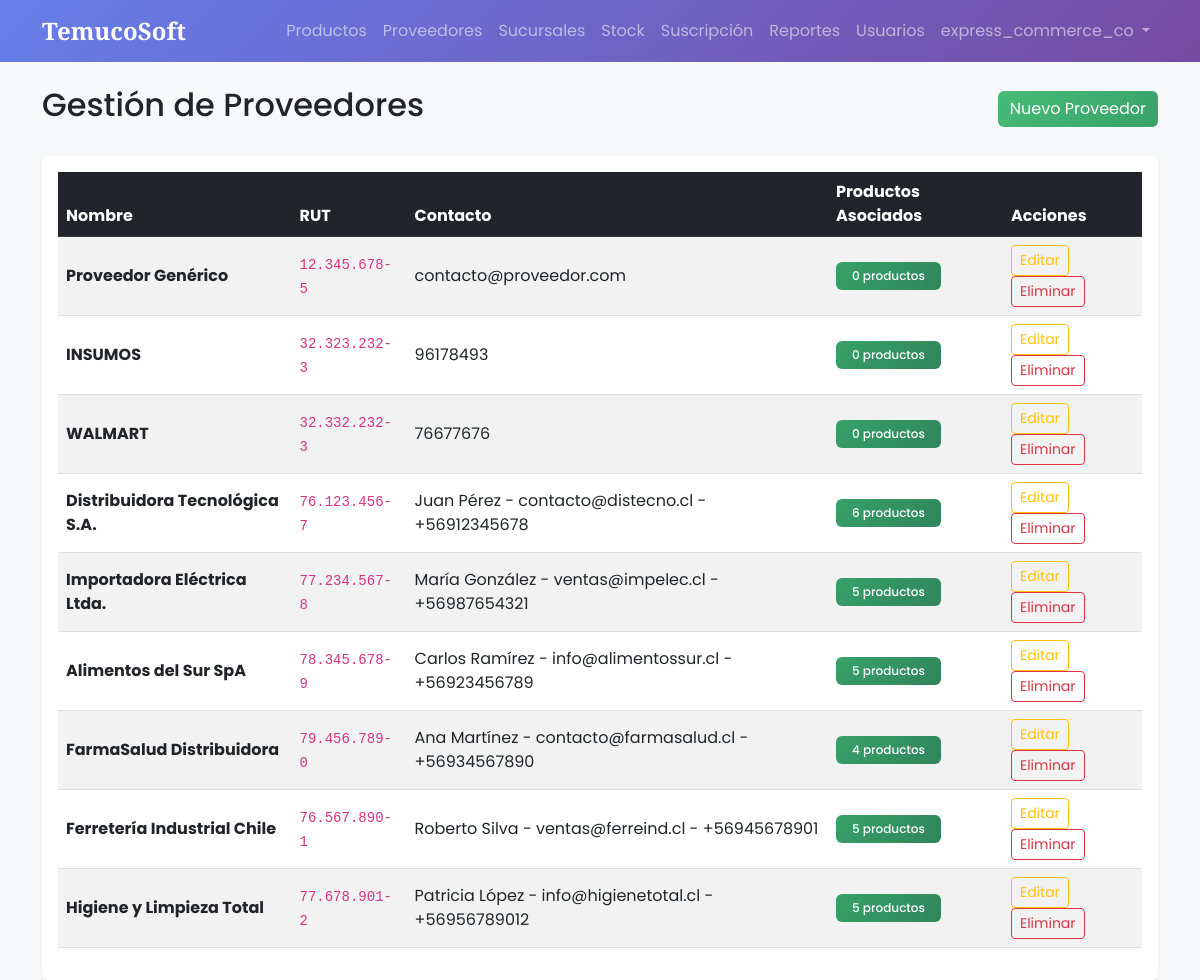
Page /suppliers/ (signed in) on the committed database.
### core/models.py (models this page shows, shortened)
class User(AbstractUser):
    ROLES = (
        ('super_admin', 'Super Admin (TemucoSoft)'),
        ('admin_cliente', 'Admin Cliente'),
        ('gerente', 'Gerente'),
        ('vendedor', 'Vendedor'),
        ('cliente_final', 'Cliente Final'),
    )
    rut = models.CharField(
        max_length=12,
        blank=True,
        null=True,
        validators=[validar_rut],
        help_text="Formato: 12.345.678-9 o 12345678-9"
    )
    role = models.CharField(max_length=20, choices=ROLES, default='cliente_final')
    company = models.CharField(max_length=100, blank=True, null=True)
    created_at = models.DateTimeField(auto_now_add=True)

class Supplier(models.Model):
    name = models.CharField(max_length=100)
    rut = models.CharField(max_length=12, validators=[validar_rut])
    contact = models.CharField(max_length=100)

### core/views.py (the view)
# urls.py: path('suppliers/', supplier_list_view, name='supplier_list'),
@login_required
def supplier_list_view(request):
    if request.user.role not in ['gerente', 'admin_cliente', 'super_admin']:
        messages.error(request, "No tiene permisos para ver proveedores.")
        return redirect('home')
    suppliers = Supplier.objects.all().prefetch_related('products')
    return render(request, 'core/supplier_list.html', {'suppliers': suppliers})

### core/templates/core/supplier_list.html (shortened to what this page needs)
{% extends 'core/base.html' %}
{% block content %}
<div class="d-flex justify-content-between align-items-center mb-4">
    <h2>Gestión de Proveedores</h2>
    <a href="{% url 'supplier_create' %}" class="btn btn-success">
         Nuevo Proveedor
    </a>
</div>
<div class="card shadow-sm">
    <div class="card-body">
        <div class="table-responsive">
            <table class="table table-hover table-striped align-middle">
                <thead class="table-dark">
                    <tr>
                        <th>Nombre</th>
                        <th>RUT</th>
                        <th>Contacto</th>
                        <th>Productos Asociados</th>
                        <th>Acciones</th>
                    </tr>
                </thead>
                <tbody>
                    {% for supplier in suppliers %}
                    <tr>
                        <td><strong>{{ supplier.name }}</strong></td>
                        <td><code>{{ supplier.rut }}</code></td>
                        <td>{{ supplier.contact|default:'-' }}</td>
                        <td>
                            <span class="badge bg-info">{{ supplier.products.count }} productos</span>
                        </td>
                        <td>
                            <a href="{% url 'supplier_edit' supplier.id %}" class="btn btn-sm btn-outline-warning">Editar</a>
                            <a href="{% url 'supplier_delete' supplier.id %}" class="btn btn-sm btn-outline-danger">Eliminar</a>
                        </td>
                    </tr>
                    {% empty %}
                    <tr>
                        <td colspan="5" class="text-center py-4">No hay proveedores registrados.</td>
                    </tr>
                    {% endfor %}
                </tbody>
            </table>
        </div>
    </div>
</div>
{% endblock %}

### core/templates/core/base.html (shortened to what this page needs)
<!DOCTYPE html>
<html lang="es">
<head>
    <link href="https://cdn.jsdelivr.net/npm/bootstrap@5.3.0/dist/css/bootstrap.min.css" rel="stylesheet">
</head>
<body>
    <nav class="navbar navbar-expand-lg navbar-dark navbar-custom mb-4">
        <div class="container">
            <a class="navbar-brand" href="/">TemucoSoft</a>
            <div class="collapse navbar-collapse" id="navbarNav">
                <ul class="navbar-nav ms-auto">
                    {% if request.user.is_authenticated %}
                        {% if request.user.role == 'admin_cliente' or request.user.role == 'super_admin' %}
                            <li class="nav-item"><a class="nav-link" href="{% url 'product_list' %}">Productos</a></li>
                            <li class="nav-item"><a class="nav-link" href="{% url 'supplier_list' %}">Proveedores</a></li>
                            <li class="nav-item"><a class="nav-link" href="{% url 'branch_list' %}">Sucursales</a></li>
                            <li class="nav-item"><a class="nav-link" href="{% url 'inventory' %}">Stock</a></li>
                            <li class="nav-item"><a class="nav-link" href="{% url 'subscription' %}">Suscripción</a></li>
                            <li class="nav-item"><a class="nav-link" href="{% url 'reports' %}">Reportes</a></li>
                            <li class="nav-item"><a class="nav-link" href="{% url 'user_list' %}">Usuarios</a></li>
                        {% endif %}
                        <li class="nav-item dropdown">
                            <a class="nav-link dropdown-toggle" href="#" role="button" data-bs-toggle="dropdown">
                                {{ request.user.username }}
                            </a>
                        </li>
                    {% else %}
                        <li class="nav-item"><a class="nav-link" href="{% url 'login' %}">Iniciar Sesión</a></li>
                    {% endif %}
                </ul>
            </div>
        </div>
    </nav>
    <div class="container">
        {% block content %}
        {% endblock %}
    </div>
</body>
</html>

### core/templates/core/base.html (style rules this page uses)
body { font-family: 'Poppins', sans-serif; background-color: #f8f9fa; }
.navbar-brand { font-family: 'Playfair Display', serif; font-weight: 700; font-size: 1.5rem; }
.navbar-custom { background: linear-gradient(135deg, #667eea 0%, #764ba2 100%); }
.card { transition: transform 0.2s, box-shadow 0.2s; border: none; box-shadow: 0 2px 8px rgba(0,0,0,0.08); }
.bg-info { background: linear-gradient(135deg, #38A169 0%, #2F855A 100%) !important; }
.btn-success { background: linear-gradient(135deg, #48BB78 0%, #38A169 100%); border: none; }
.badge { padding: 0.5rem 1rem; font-weight: 500; }

### rows in the picture
User: user.username "express_commerce_co"
Supplier: name "Proveedor Genérico", rut "12.345.678-5", contact "contacto@proveedor.com", products.count "0"
Supplier: name "INSUMOS", rut "32.323.232-3", contact "96178493", products.count "0"
Supplier: name "WALMART", rut "32.332.232-3", contact "76677676", products.count "0"
Supplier: name "Distribuidora Tecnológica S.A.", rut "76.123.456-7", contact "Juan Pérez - contacto@distecno.cl - +56912345678", products.count "6"
Supplier: name "Importadora Eléctrica Ltda.", rut "77.234.567-8", contact "María González - ventas@impelec.cl - +56987654321", products.count "5"
Supplier: name "Alimentos del Sur SpA", rut "78.345.678-9", contact "Carlos Ramírez - info@alimentossur.cl - +56923456789", products.count "5"
Supplier: name "FarmaSalud Distribuidora", rut "79.456.789-0", contact "Ana Martínez - contacto@farmasalud.cl - +56934567890", products.count "4"
Supplier: name "Ferretería Industrial Chile", rut "76.567.890-1", contact "Roberto Silva - ventas@ferreind.cl - +56945678901", products.count "5"
Supplier: name "Higiene y Limpieza Total", rut "77.678.901-2", contact "Patricia López - info@higienetotal.cl - +56956789012", products.count "5"
